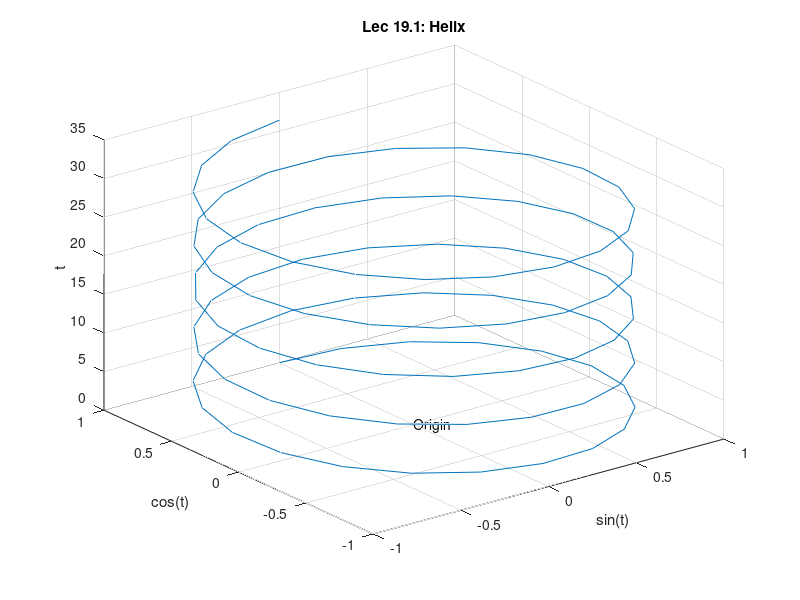
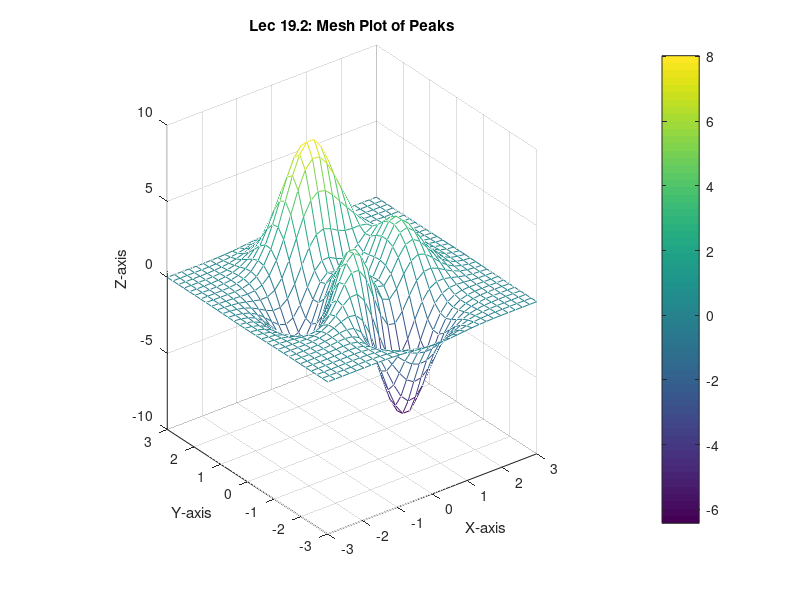
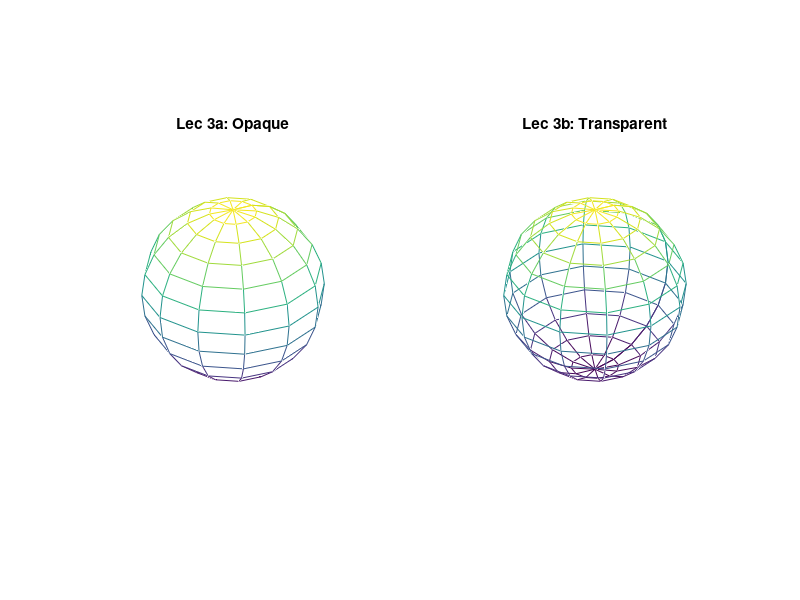
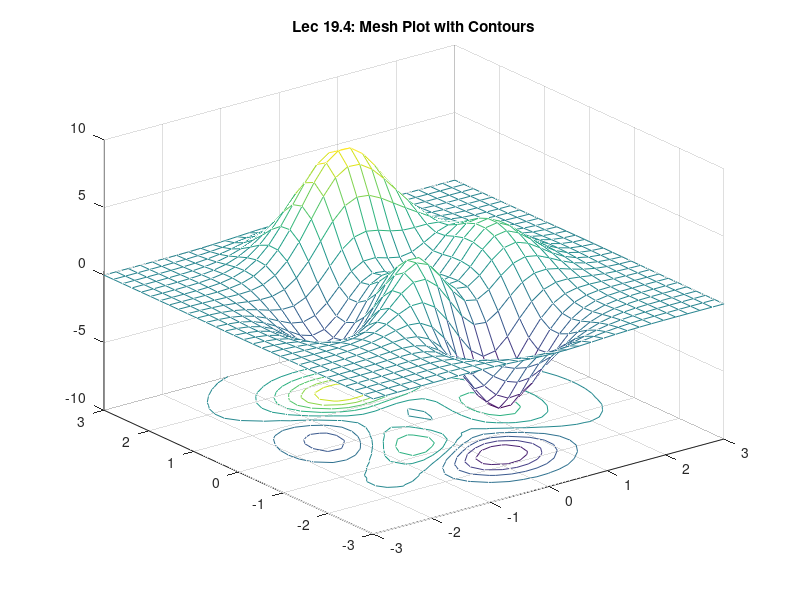

These figures' MATLAB source, in order: (Note: this script raises an error after producing the figures.)
%% Examples below are based on examples from
% Mastering MATLAB 7
% Duane Hanselman and 
% Bruce Littlefield
% 
% Pearson/Prentice Hall, 2005
% 852 Pages
% www.prenhall.com
% Tel: 800-947-7700;
% Fax: 515-284-2607
% Outside the USA
% Tel: 201-767-4990;
% Fax: 201-767-5625

% ISBN 0-13-143018-1

% http://www.eece.maine.edu/mm/mm7.html


%% mm2701.m
t = linspace(0,10*pi);
figure(1); clf; 
plot3(sin(t),cos(t),t)
xlabel('sin(t)'), ylabel('cos(t)'), zlabel('t')
text(0,0,0,'Origin')
grid on
title('Lec 19.1: Helix')
v = axis;
figure(1);

%% mm2704.m
figure(2); clf; 
[X,Y,Z] = peaks(30); % 30x30 version of Gassians
mesh(X,Y,Z)
xlabel('X-axis'), ylabel('Y-axis'), zlabel('Z-axis')
colorbar;daspect([1 1 2.5]);
title('Lec 19.2: Mesh Plot of Peaks')
figure(2);

%% mm2705.m
figure(3); clf ;
[X,Y,Z]=sphere(12);
subplot(1,2,1)
mesh(X,Y,Z), title('Lec 3a: Opaque')
hidden on
axis square off
subplot(1,2,2)
mesh(X,Y,Z), title('Lec 3b: Transparent')
hidden off
axis square off
figure(3);

%%  mm2706.m
figure(4); clf; 
[X,Y,Z] = peaks(30);
meshc(X,Y,Z)  % mesh plot with underlying contour plot
title('Lec 19.4: Mesh Plot with Contours')
figure(4);

%%
figure(5); clf; 
[X,Y,Z] = peaks(30);
surf(X,Y,Z)
xlabel('X-axis'), ylabel('Y-axis'), zlabel('Z-axis')
title('Lec 19.5: Surface Plot of Peaks')
figure(5);

%%
figure(6); clf; 
[X,Y,Z] = peaks(30);
surf(X,Y,Z)  % same plot as above
shading flat
xlabel('X-axis'), ylabel('Y-axis'), zlabel('Z-axis')
title('Lec 19.6: Surface Plot with Flat Shading')
figure(6);
%%
figure(7); clf; 
[X,Y,Z] = peaks(30);
surf(X,Y,Z)  % same plot as above
xlabel('X-axis'), ylabel('Y-axis'), zlabel('Z-axis')
shading interp
title('Lec 19.7: Surface Plot with Interpolated Shading')
figure(7);
%%
figure(8); clf; 
[X,Y,Z] = peaks(30);
surfl(X,Y,Z)    % surf plot with lighting
shading interp  % surfl plots look best with interp shading
colormap pink   % they also look better with shades of a single color
colorbar;       % Add color bar
xlabel('X-axis'), ylabel('Y-axis'), zlabel('Z-axis')
title('Lec 19.8: Surface Plot with Lighting')
%%
figure(9); clf; 
[X,Y,Z] = peaks(15);
surfnorm(X,Y,Z)
xlabel('X-axis'), ylabel('Y-axis'), zlabel('Z-axis')
title('Lec19.9: Surface Plot with Normals')
figure(9); 

%%
figure(10); clf; 
N = 100; % Use 100-random locations (not so random because we seed)
rand('twister',0)
x = 2*(rand(N,1)-0.5)*pi; y = 2*(rand(N,1)-0.5)*pi; 
z = peaks(x,y);
ti = -pi:.25:pi; 
[xi,yi] = meshgrid(ti,ti);
zi = griddata(x,y,z,xi,yi);
surf(xi,yi,zi), hold on, plot3(x,y,z,'o'), hold off
title('Lec 19.10: Meshed data using gridddata')

%% Repeat above figure with trimesh
figure(11); clf; 
N = 100; % Use 100-random locations (not so random because we seed)
rand('twister',0)
x = 2*(rand(N,1)-0.5)*pi; y = 2*(rand(N,1)-0.5)*pi; 
z = peaks(x,y);
t = delaunay(x,y);
trisurf(t,x,y,z)
hold on, plot3(x,y,z,'o'), hold off
hidden off
title('Lec 19.11: Triangular Mesh Plot')
figure(11);
%% 3-D slices 
figure(12); clf; 
x=linspace(-3,3,13);
y=1:20;
z=-5:5;
[X,Y,Z]=meshgrid(x,y,z);
V=sqrt(X.^2 + cos(Y).^2 + Z.^2);
slice(X,Y,Z,V,[0 3],[5 15],[-3 5])
xlabel('X-axis')
ylabel('Y-axis')
zlabel('Z-axis')
title('Lec 19.12: Slice Plot Through a Volume')
colorbar; 
figure(12);

%% 3-D volumn slice now with contour
figure(13); clf; 
x=linspace(-3,3,13);
y=1:20;
z=-5:5;
[X,Y,Z]=meshgrid(x,y,z);
V=sqrt(X.^2 + cos(Y).^2 + Z.^2);
slice(X,Y,Z,V,[0 3],[5 15],[-3 5])
hold on
h=contourslice(X,Y,Z,V,3,[5 15],[]);
set(h,'EdgeColor','k','Linewidth',1.5)
xlabel('X-axis')
ylabel('Y-axis')
zlabel('Z-axis')
title('Lec 19.13: Slice Plot with Selected Contours')
colorbar; 
hold off
figure(13);

%% Slice along an oscillating surface
figure(14); clf;
x=linspace(-3,3,13);
y=1:20;
z=-5:5;
[X,Y,Z]=meshgrid(x,y,z);
V=sqrt(X.^2 + cos(Y).^2 + Z.^2);
[xs,ys]=meshgrid(x,y);
zs=5*sin(xs-ys/2);
slice(X,Y,Z,V,xs,ys,zs)
xlabel('X-axis')
ylabel('Y-axis')
zlabel('Z-axis')
title('Lec 19.14: Slice Plot Using a Surface')
colorbar; 
figure(14);

%%
figure(15); clf;
p = patch(isosurface(X,Y,Z,V,2), ...
     'FaceColor','Blue','EdgeColor','none');
% patch(isocaps(X,Y,Z,V,2), ...
%     'FaceColor', 'interp', 'EdgeColor', 'none');
isonormals(X,Y,Z,V,p)
view(3); axis vis3d tight off
camlight; lighting phong
title('Lec 19.15: Isosurface: Lebel 2')
figure(15);

%%
figure(16); clf;
p = patch(isosurface(X,Y,Z,V,2), ...
     'FaceColor','Blue','EdgeColor','none');
patch(isocaps(X,Y,Z,V,2), ...
     'FaceColor', 'interp', 'EdgeColor', 'none');
isonormals(X,Y,Z,V,p)
view(3); axis vis3d tight off % Freeze aspect ratio
camlight left; lighting phong
title('Lec 19.16: Isosurface: Level 2 with materical outside')
figure(16);

%%
figure(17); clf; 
[x y z v] = flow;
p = patch(isosurface(x, y, z, v, -3));
isonormals(x,y,z,v, p)
set(p, 'FaceColor', 'red', 'EdgeColor', 'none');
daspect([1 1 1])
view(3)
camlight; lighting phong
title('Lec 19.17: Flow example level -3');
figure(17);

%% figure 18:
figure(18) ; clf; 
[x y z v] = flow;
q = z./x.*y.^3;
p = patch(isosurface(x, y, z, q, -.08, v));
isonormals(x,y,z,q, p)
set(p, 'FaceColor', 'interp', 'EdgeColor', 'none');
daspect([1 1 1]); axis tight; 
colormap(prism(28))
camup([1 0 0 ]); campos([25 -55 5]) 
camlight; lighting phong
title('Lec 19.18: Flow with cut away view');
colorbar;
figure(18);


        

